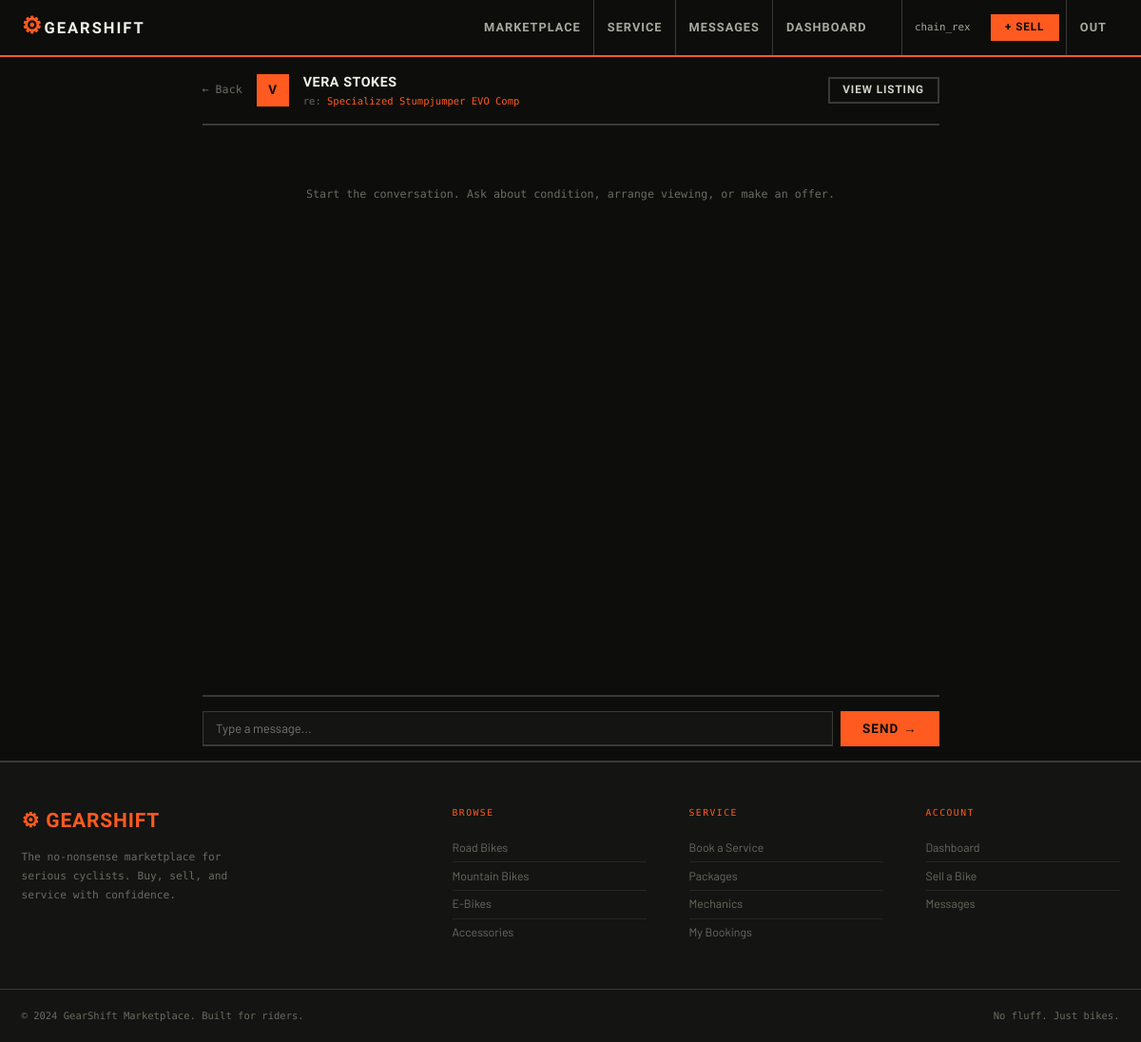
Page /chat/2/2 (signed in) on the committed database.
### tables this page shows
CREATE TABLE users (
        id INTEGER PRIMARY KEY AUTOINCREMENT,
        username TEXT UNIQUE NOT NULL,
        email TEXT UNIQUE NOT NULL,
        password TEXT NOT NULL,
        full_name TEXT,
        phone TEXT,
        location TEXT,
        bio TEXT,
        avatar TEXT,
        rating REAL DEFAULT 4.5,
        reviews_count INTEGER DEFAULT 0,
        is_verified INTEGER DEFAULT 0,
        joined TIMESTAMP DEFAULT CURRENT_TIMESTAMP
    );

CREATE TABLE listings (
        id INTEGER PRIMARY KEY AUTOINCREMENT,
        seller_id INTEGER,
        title TEXT NOT NULL,
        category TEXT,
        brand TEXT,
        model TEXT,
        year INTEGER,
        condition TEXT,
        price REAL,
        negotiable INTEGER DEFAULT 1,
        description TEXT,
        frame_size TEXT,
        color TEXT,
        mileage INTEGER,
        location TEXT,
        service_history TEXT,
        images TEXT DEFAULT '[]',
        status TEXT DEFAULT 'active',
        views INTEGER DEFAULT 0,
        created_at TIMESTAMP DEFAULT CURRENT_TIMESTAMP,
        FOREIGN KEY(seller_id) REFERENCES users(id)
    );

### app.py (the view)
@app.route('/chat/<int:oid>/<int:lid>')
def chat(oid, lid):
    if not session.get('uid'):
        return redirect(url_for('login'))
    c = db()
    c.execute('UPDATE messages SET is_read=1 WHERE sender_id=? AND receiver_id=? AND listing_id=?', (oid, session['uid'], lid))
    c.commit()
    msgs = c.execute('''SELECT m.*,u.username FROM messages m
        JOIN users u ON m.sender_id=u.id
        WHERE ((sender_id=? AND receiver_id=?) OR (sender_id=? AND receiver_id=?)) AND listing_id=?
        ORDER BY created_at''', (session['uid'], oid, oid, session['uid'], lid)).fetchall()
    other = c.execute('SELECT * FROM users WHERE id=?', (oid,)).fetchone()
    lst = c.execute('SELECT * FROM listings WHERE id=?', (lid,)).fetchone()
    c.close()
    return render_template('chat.html', msgs=msgs, other=other, lst=lst, lid=lid)

### app.py (called while the page is built)
def db():
    conn = sqlite3.connect('gearshift.db')
    conn.row_factory = sqlite3.Row
    return conn

@app.context_processor
def globals():
    unread = 0
    if session.get('uid'):
        c = db()
        unread = c.execute('SELECT COUNT(*) FROM messages WHERE receiver_id=? AND is_read=0', (session['uid'],)).fetchone()[0]
        c.close()
    return dict(uid=session.get('uid'), uname=session.get('uname'), unread=unread)

### templates/chat.html (shortened to what this page needs)
{% extends "base.html" %}{% block title %}Chat — GearShift{% endblock %}
{% block content %}
<div class="chat-wrap">
  <div class="chat-head">
    <a href="{{ url_for('messages') }}" class="chat-back">← Back</a>
    <div class="chat-peer-av">{{ other.username[0].upper() }}</div>
    <div>
      <div class="chat-peer-name">{{ other.full_name or other.username }}</div>
      <div class="chat-peer-ref">re: <a href="{{ url_for('listing', lid=lst.id) }}" style="color:var(--orange)">{{ lst.title }}</a></div>
    </div>
    <a href="{{ url_for('listing', lid=lst.id) }}" class="btn btn-outline btn-sm" style="margin-left:auto">View Listing</a>
  </div>
  <div class="chat-msgs" id="chatMsgs">
    {% if not msgs %}<div class="chat-empty-msg">Start the conversation. Ask about condition, arrange viewing, or make an offer.</div>{% endif %}
  </div>
  <div class="chat-bar">
    <input type="text" id="msgIn" class="chat-input" placeholder="Type a message..." onkeydown="if(event.key==='Enter')sendMsg()">
    <button onclick="sendMsg()" class="btn btn-primary">Send →</button>
  </div>
</div>
{% endblock %}

### static/css/main.css (style rules this page uses)
:root { --black: #0D0D0B; --black2: #141412; --black3: #1C1C19; --carbon: #252521; --steel: #3A3A35; --concrete:#6B6B63; --dust: #A8A89E; --off: #D4D4C8; --white: #F0F0E8; --orange: #FF5A1F; --orange2: #E04A10; --orange3: #FF7A45; --orange-bg: rgba(255,90,31,.1); --orange-line: rgba(255,90,31,.25); --green: #4CAF82; --green-bg:rgba(76,175,130,.12); --red: #E05555; --red-bg: rgba(224,85,85,.12); --amber: #F0A843; --amber-bg:rgba(240,168,67,.12); --blue: #5599DD; --blue-bg: rgba(85,153,221,.12); --r: 0px; --r2: 2px; --r3: 4px; --max: 1280px; --display: 'Barlow Condensed', sans-serif; --body: 'Barlow', sans-serif; --mono: 'DM Mono', monospace; }
*,*::before,*::after { box-sizing:border-box; margin:0; padding:0; }
html { font-size:15px; scroll-behavior:smooth; }
body { background:var(--black); color:var(--off); font-family:var(--body); line-height:1.6; -webkit-font-smoothing:antialiased; overflow-x:hidden; }
a { color:var(--orange); text-decoration:none; transition:color .15s; }
input,select,textarea,button { font-family:var(--body); }
.btn { display:inline-block; font-family:var(--display); font-weight:700; font-size:.9rem; letter-spacing:.08em; text-transform:uppercase; padding:.6rem 1.4rem; border:2px solid; cursor:pointer; transition:all .15s; text-align:center; line-height:1; }
.btn-primary { background:var(--orange); color:var(--black); border-color:var(--orange); }
.btn-outline { background:transparent; color:var(--off); border-color:var(--steel); }
.btn-sm { padding:.4rem .9rem; font-size:.78rem; }
.chat-wrap { max-width:820px; margin:0 auto; padding:0 1.5rem; display:flex; flex-direction:column; height:calc(100vh - 60px); }
.chat-head { display:flex; align-items:center; gap:1rem; padding:1rem 0; border-bottom:2px solid var(--steel); flex-shrink:0; }
.chat-back { color:var(--concrete); font-family:var(--mono); font-size:.78rem; }
.chat-peer-av { width:34px; height:34px; background:var(--orange); color:var(--black); display:flex; align-items:center; justify-content:center; font-family:var(--display); font-size:.9rem; font-weight:900; }
.chat-peer-name { font-family:var(--display); font-weight:700; font-size:.95rem; text-transform:uppercase; letter-spacing:.04em; color:var(--white); }
.chat-peer-ref { font-family:var(--mono); font-size:.7rem; color:var(--concrete); }
.chat-msgs { flex:1; overflow-y:auto; padding:1.25rem 0; display:flex; flex-direction:column; gap:.5rem; }
.chat-empty-msg { text-align:center; font-family:var(--mono); font-size:.78rem; color:var(--concrete); padding:3rem; }
.chat-bar { display:flex; gap:.5rem; padding:1rem 0; border-top:2px solid var(--steel); flex-shrink:0; }
.chat-input { flex:1; background:var(--black2); border:1px solid var(--steel); border-bottom:2px solid var(--steel); color:var(--off); padding:.6rem .9rem; font-size:.875rem; }

### rows in the picture
users: username "V", full_name "VERA STOKES"
listings: title "Specialized Stumpjumper EVO Comp"

### other values in the picture
{{ uname }} "chain_rex"
